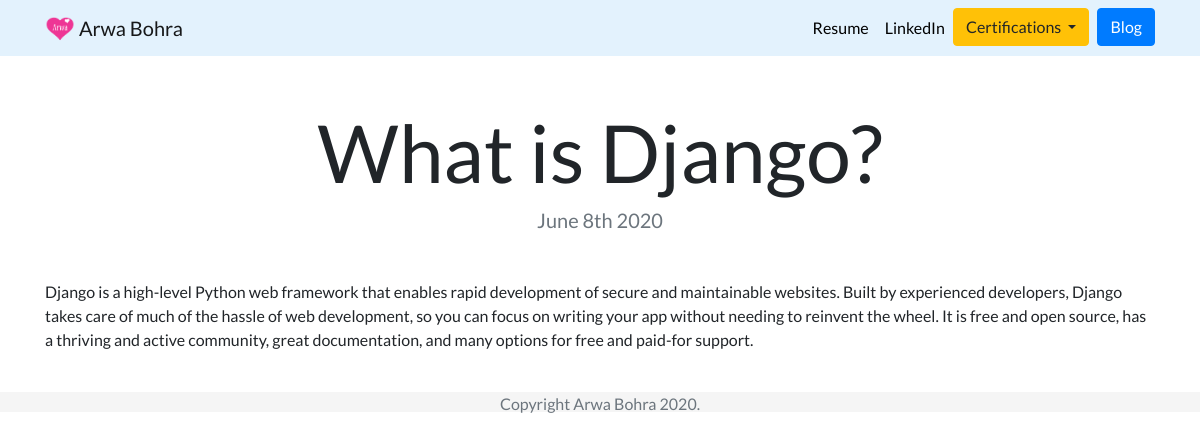
The page /blog/6/ on the database its author committed.
### blog/models.py (models this page shows, shortened)
class BlogApp(models.Model):
    title=models.CharField(max_length=100)
    description=models.TextField(max_length=15000)
    date = models.DateField()

### blog/views.py (the view)
# urls.py: path('<int:blog_id>/',views.detail,name='detail')
def detail(request,blog_id):
    blog=get_object_or_404(BlogApp, pk=blog_id)
    return render(request,'blogs/detail.html',{'blog':blog})

### blog/templates/blogs/detail.html
{% extends "portfolio/base.html" %}
{% load static %}
{% block content %}
<h1 class="text-center mt-5" id="blogdetailtitle">{{ blog.title }}</h1>
<h5 class="text-center text-muted mb-5">{{ blog.date|date:'F jS Y' }}</h5>
{{ blog.description|safe }}
{% endblock %}

### portfolio/static/portfolio/custom.css (style rules this page uses)
body { font-family: 'Lato', sans-serif; }
@media (min-width: 992px) { #blogdetailtitle { font-size: 5rem; } }

### rows shown on the page
BlogApp: title "What is Django?", date "June 8th 2020", description "Django is a high-level Python web framework that enables rapid development of secure and maintainable websites. Built by experienced developers, Django takes care of much of the hassle of web development, so you can focus on writing your app without needing to reinvent the wheel. It is free and open source, has a thriving and active community, great documentation, and many options for free and paid-for support."
